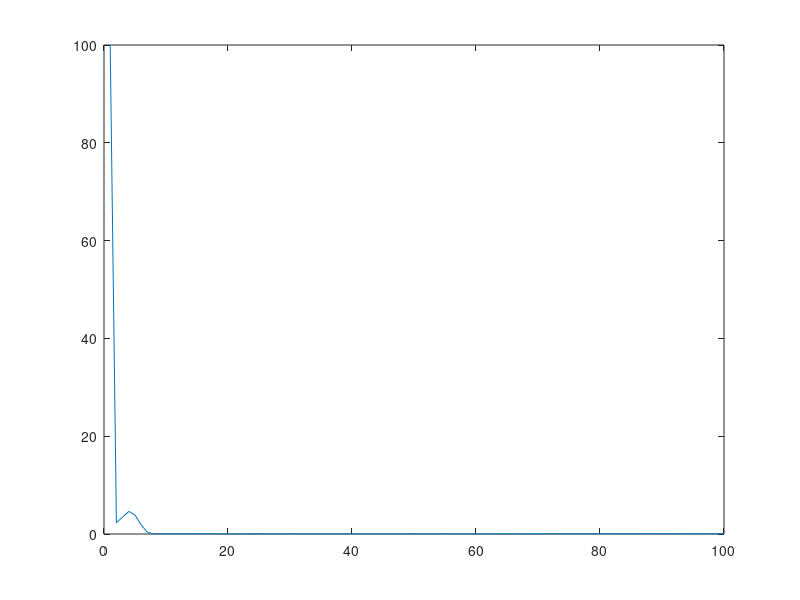

Write MATLAB code to recreate this figure.
%HW2_43_d
%portfolio & primal dual algorithm
%Augmented Lagrangian
clear all
close all
clc;

%Construct the covariance of matrix R and mean r
A = 5 * rand(10);
R = (A'+ A)/10;
[n,m]=size(A);
R(1:n+1:end)=diag(A);
r = rand(10,1);
r = r./sum(r);
rsum = 1;
sig = ones(10,1);
H = [r,sig];

w = zeros(10,1);
w(1) = 1;
%z = ones(10,1);
lam = zeros(3,1);
%mu = zeros(10,1);
k = 1;
dist = 100;
rou = 0.1;
for k = 2:100
    step = 1/2/k;
    wnow = w(:,k-1);
    lamnow = lam(:,k-1);
    H = [r,sig,2*wnow]
    
    wnext = wnow - step * (2 * R * wnow + H * lamnow ...
   + rou *((wnow'*r - rsum)*r + (wnow'*sig - 1) * sig + (wnow'*wnow - 1) * wnow));
    lamnext = lamnow - step * [wnow' * r - rsum; wnow' * sig - 1;wnow'*wnow - 1];
    
    dist = [dist,norm(wnow - wnext)];
    
    w = [w,wnext];
    lam = [lam,lamnext];
end

finaldist = dist(k);
sum(wnext)

figure,
plot(dist)